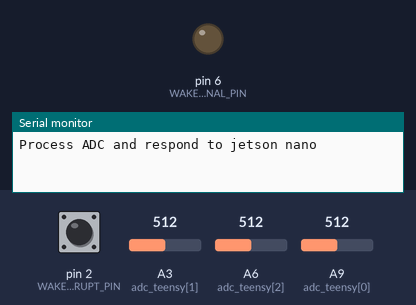
A sketch run on a simulated Teensy 4. Parts: output pins drawn as LEDs (lit = HIGH), the last lines printed to the serial monitor. The test bench sets the inputs (shaded band); at power-on: pin 2 (WAKE_UP_INTERRUPT_PIN) HIGH, A3 (adc_teensy[1]) = 512, A6 (adc_teensy[2]) = 512, A9 (adc_teensy[0]) = 512 (analog values on the 0–1023 scale).

Above: at 1.2 s.
1.3 s: pin 2 (WAKE_UP_INTERRUPT_PIN) pulled LOW for 3.2 s
At 8.7 s:
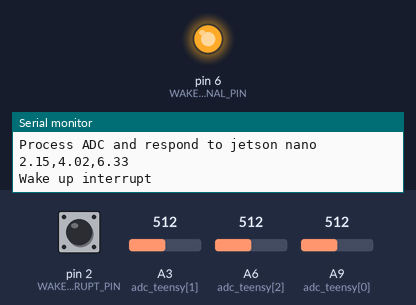
Timing chart, 0 to 10.2 s (numbered marks = the images above; inputs shaded):
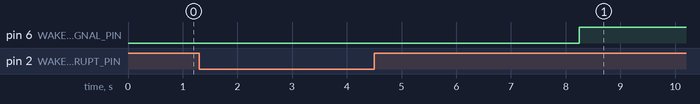

Measured:
- after the input at 1.3 s, pin 6 (WAKE_UP_SIGNAL_PIN): goes on until 8.2 s, then stays HIGH

The sketch:

teensy-test-adc-calibrated.ino
```cpp
//Macros
#define TEST_MODE               1     // If test mode is enable then pin-3 simulates the jetson nano wake up signal
#if TEST_MODE
  #define WAKE_UP_SIGNAL_PIN    6
  #define TEST_DELAY            5*1000        // 2 seconds
#endif
#define WAKE_UP_INTERRUPT_PIN   2             // Wake up interrupt pin
#define NO_CELLS                3             // Number of cells in the LIPO
#define ONE_CELL_VOLTAGE        4.0000        // One cell voltage in LIPO
#define ADC_REF_VOLTAGE         3.3000        // ADC reference voltage
#define ADC_RESOLUTION          65535.0000    // 16 bit resolution
#define NUM_ADC_SAMPLE          512.0000      // Number of ADC samples to average

// Global variables
bool    wake_up                        = true;
int     adc_teensy[NO_CELLS]           = {A9, A3, A6};                                                           // ADC channels to read voltages
float   cell_voltage_ratios[NO_CELLS]  = {(1.0000*ONE_CELL_VOLTAGE/3.0650), (2.0000*ONE_CELL_VOLTAGE/3.2850), (3.0000*ONE_CELL_VOLTAGE/3.0550)}; // Cells are in series on the LIPO
float   accumulate                     = 0.0000;
float   lipo_voltage[NO_CELLS]         = {0.0000, 0.0000, 0.0000};
char    jetson_log[6]                  = "";

// Setup the Teensy
void setup()
{
	Serial.begin(9600);                                          // Baud rate for serial communication USB
	analogReadResolution(16);                                    // ADC resolution = 16 bits
  pinMode(WAKE_UP_INTERRUPT_PIN, INPUT_PULLUP);                // Set the wake up pin as an input
  attachInterrupt(WAKE_UP_INTERRUPT_PIN, wake_up_isr, RISING); // Configuring wake up interrupt from Jetson Nano
#if TEST_MODE
  pinMode(WAKE_UP_SIGNAL_PIN, OUTPUT);                         // Set the wake up pin as an output for testing purposes
#endif
}

// Main processing loop
void loop()
{
  // Disable global interrupts
  noInterrupts();

  // Read ADC if Jetson Nano has requested
  if(wake_up)
  {
#if TEST_MODE
  Serial.println("Process ADC and respond to jetson nano");
#endif
    // j = 0 Read one cell voltage       - 4V
    // j = 1 Read two cells voltage      - 8V
    // j = 2 Read the three cell voltage - 12V
    for (int j=0; j<NO_CELLS; j++)
    {
      accumulate      = 0.0000;
      lipo_voltage[j] = 0.0000;

	    for (int i = 0; i < NUM_ADC_SAMPLE; i++)
	    {
        if(j == 2) // 12 V
        {
          // Compensating the error hysteresis
          if((accumulate/i)<11.0000)
          {
            accumulate = accumulate + ((analogRead(adc_teensy[j]) * ADC_REF_VOLTAGE / ADC_RESOLUTION * cell_voltage_ratios[j]) - 0.1500);
          }
          else
          {
            accumulate = accumulate + ((analogRead(adc_teensy[j]) * ADC_REF_VOLTAGE / ADC_RESOLUTION * cell_voltage_ratios[j]) - 0.0500);
          }
        }
        else // 8V and 4V
        {
          accumulate += analogRead(adc_teensy[j]) * ADC_REF_VOLTAGE / ADC_RESOLUTION * cell_voltage_ratios[j];
        }
		    delay(2);
	    }
      lipo_voltage[j] = accumulate/NUM_ADC_SAMPLE;

    }
    // Generate string of voltages for Jetson nano
    sprintf(jetson_log, "%.2f,%.2f,%.2f\n", lipo_voltage[0], lipo_voltage[1], lipo_voltage[2]);
    Serial.print(jetson_log);

    // ready for next interrupt
    wake_up = false;
  }

  // Enable global interrupts
  interrupts();

#if TEST_MODE
  digitalWrite(WAKE_UP_SIGNAL_PIN, LOW); // Set the low
  delay(TEST_DELAY);
  digitalWrite(WAKE_UP_SIGNAL_PIN, HIGH); // Set the high
  delay(TEST_DELAY);
#endif
}

// wake up ISR
void wake_up_isr (void)
{
  wake_up = true;
  analogReadResolution(16);
#if TEST_MODE
  Serial.println("Wake up interrupt");
#endif
}
```
